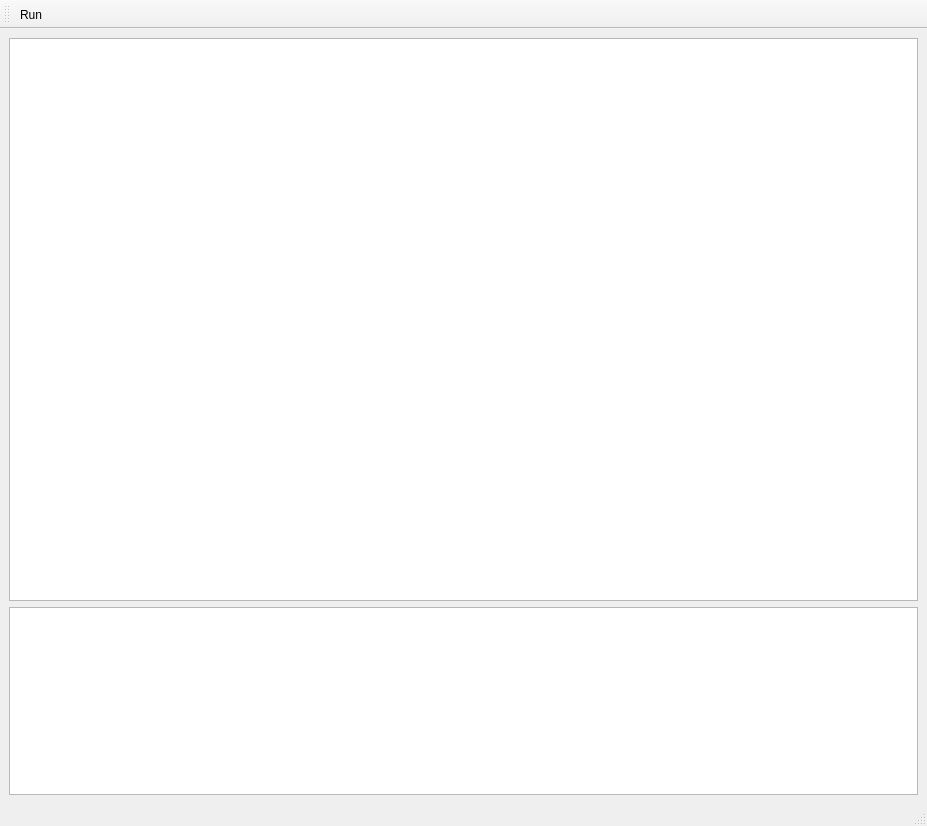
<?xml version="1.0" encoding="UTF-8"?>
<ui version="4.0">
 <class>MainWindow</class>
 <widget class="QMainWindow" name="MainWindow">
  <property name="geometry">
   <rect>
    <x>0</x>
    <y>0</y>
    <width>927</width>
    <height>826</height>
   </rect>
  </property>
  <property name="windowTitle">
   <string>MainWindow</string>
  </property>
  <widget class="QWidget" name="centralwidget">
   <layout class="QGridLayout" name="gridLayout" rowstretch="3,1">
    <item row="0" column="0">
     <widget class="CodeEditor" name="editor">
      <property name="readOnly">
       <bool>false</bool>
      </property>
     </widget>
    </item>
    <item row="1" column="0">
     <widget class="QPlainTextEdit" name="console">
      <property name="readOnly">
       <bool>true</bool>
      </property>
      <property name="backgroundVisible">
       <bool>false</bool>
      </property>
     </widget>
    </item>
   </layout>
  </widget>
  <widget class="QMenuBar" name="menubar">
   <property name="geometry">
    <rect>
     <x>0</x>
     <y>0</y>
     <width>927</width>
     <height>25</height>
    </rect>
   </property>
  </widget>
  <widget class="QStatusBar" name="statusbar"/>
  <widget class="QToolBar" name="toolBar">
   <property name="windowTitle">
    <string>toolBar</string>
   </property>
   <attribute name="toolBarArea">
    <enum>TopToolBarArea</enum>
   </attribute>
   <attribute name="toolBarBreak">
    <bool>false</bool>
   </attribute>
   <addaction name="actionRun"/>
  </widget>
  <action name="actionRun">
   <property name="icon">
    <iconset resource="res.qrc">
     <normaloff>:/res/media-playback-start.svg</normaloff>:/res/media-playback-start.svg</iconset>
   </property>
   <property name="text">
    <string>Run</string>
   </property>
   <property name="toolTip">
    <string>Run program</string>
   </property>
   <property name="shortcut">
    <string>Ctrl+R</string>
   </property>
  </action>
 </widget>
 <customwidgets>
  <customwidget>
   <class>CodeEditor</class>
   <extends>QPlainTextEdit</extends>
   <header>codeeditor.h</header>
  </customwidget>
 </customwidgets>
 <resources>
  <include location="res.qrc"/>
 </resources>
 <connections/>
</ui>
